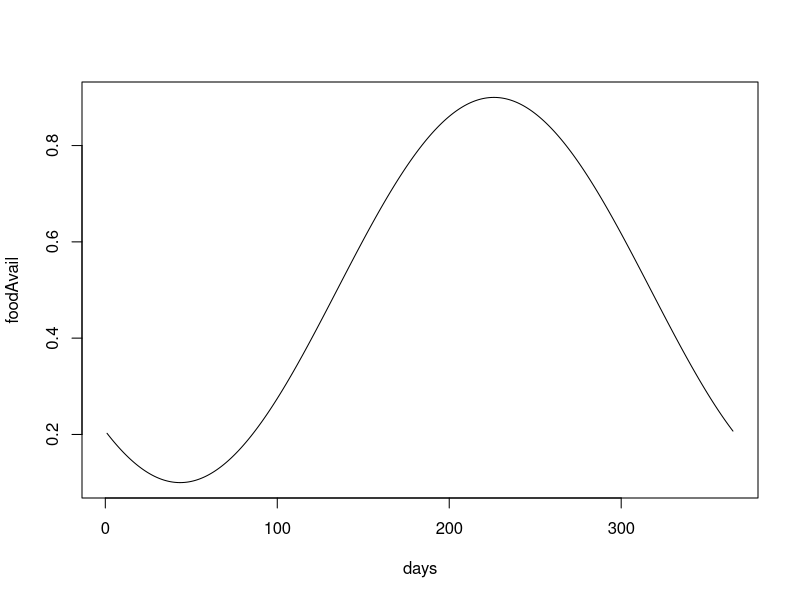

R code for this plot: (Note: this script raises an error after producing the figure.)
setwd("/Users/Nick/mysisModeling")
# Code for a simple food availability model based upon the assumptions of higher pelagic food quality
# in the summer. 

#First we set up some user defined variables. 
min       = 0.1 #minimum food availability value
max       = 0.9 #max 
highDay   = 226 #Number of days into the year that the max food availability is (226 is aug 15)

#Now we generate the others
scaler    = (max - min)/2 #range divided by two
heightAdj = (max + min)/2 #average value
days      = 1:365 #Set up a day vector to loop over
#A variable that ranges from 0 (totally benthic) to 1 (totally pelagic) indicating food availability.
foodAvail = NULL  

#Quick loop to generate the data. 
for (day in days){
  foodAvail = c(foodAvail, scaler * cos( (1/365)*2*pi * (day - highDay)) + heightAdj)
}

plot(days,foodAvail, type = "l")

write.csv(foodAvail, "data/FoodAvail_Day.csv", row.names=FALSE)
